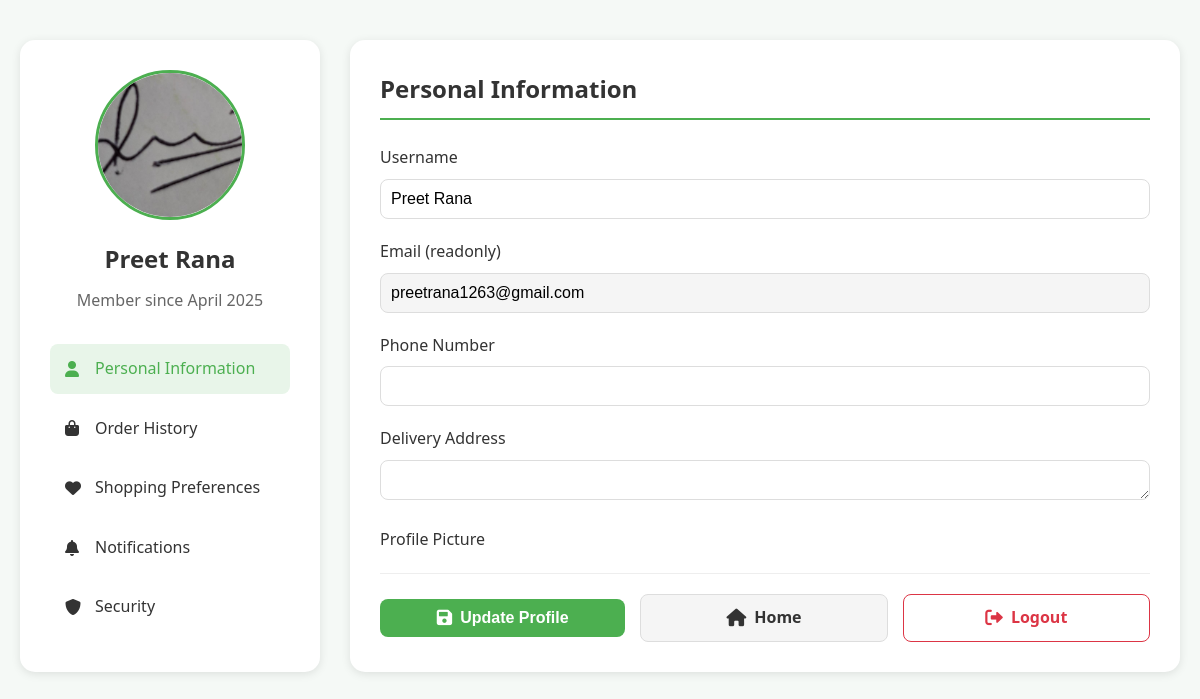
The app's page /profile.php (signed in) with its own data.
### tables this page shows
CREATE TABLE `users` (
  `id` int(11) NOT NULL,
  `username` varchar(50) NOT NULL,
  `email` varchar(100) NOT NULL,
  `password` varchar(255) NOT NULL,
  `created_at` timestamp NOT NULL DEFAULT current_timestamp(),
  `profile_image` varchar(255) DEFAULT NULL,
  `updated_at` datetime DEFAULT current_timestamp() ON UPDATE current_timestamp(),
  `phone` varchar(20) DEFAULT NULL,
  `address` text DEFAULT NULL,
  `preferences` text DEFAULT NULL
);

### profile.php (the view, shortened to what this page needs)
<?php
include 'db_connection.php';
$user_id = $_SESSION['user_id'];
try {
    $stmt = $conn->prepare("SELECT username, email, profile_image, phone, address, preferences, created_at FROM users WHERE id = ?");
    $stmt->execute([$user_id]);
    $user = $stmt->fetch(PDO::FETCH_ASSOC);
} catch (PDOException $e) {
    die("Error fetching user data: " . $e->getMessage());
}
?>
<!DOCTYPE html>
<html lang="en">
<head>
    <link rel="stylesheet" href="css/main.css">
    <link rel="stylesheet" href="css/responsive.css">
    <link rel="stylesheet" href="https://cdnjs.cloudflare.com/ajax/libs/font-awesome/6.0.0/css/all.min.css">
</head>
<body>
    <div class="profile-container">
        <div class="profile-grid">
            <div class="profile-sidebar">
                <div class="profile-picture">
                    <?php if (!empty($user['profile_image'])): ?>
                        <img src="<?php echo htmlspecialchars($user['profile_image']); ?>" alt="Profile Picture">
                    <?php else: ?>
                        <img src="images/default-avatar.png" alt="Default Profile Picture">
                    <?php endif; ?>
                </div>
                <h2><?php echo htmlspecialchars($user['username']); ?></h2>
                <p class="text-muted">Member since <?php echo date('F Y', strtotime($user['created_at'])); ?></p>
                <div class="profile-menu">
                    <div class="profile-menu-item active" data-section="personal">
                        <i class="fas fa-user"></i> Personal Information
                    </div>
                    <div class="profile-menu-item" data-section="orders">
                        <i class="fas fa-shopping-bag"></i> Order History
                    </div>
                    <div class="profile-menu-item" data-section="preferences">
                        <i class="fas fa-heart"></i> Shopping Preferences
                    </div>
                    <div class="profile-menu-item" data-section="notifications">
                        <i class="fas fa-bell"></i> Notifications
                    </div>
                    <div class="profile-menu-item" data-section="security">
                        <i class="fas fa-shield-alt"></i> Security
                    </div>
                </div>
            </div>
            <div class="profile-content">
                <div class="profile-section active" id="personal">
                    <h3 class="section-title">Personal Information</h3>
                    <form action="profile.php" method="POST" enctype="multipart/form-data">
                        <div class="form-group">
                            <label>Username</label>
                            <input type="text" name="username" value="<?php echo htmlspecialchars($user['username']); ?>" required>
                        </div>
                        <div class="form-group">
                            <label>Email (readonly)</label>
                            <input type="email" value="<?php echo htmlspecialchars($user['email']); ?>" readonly>
                        </div>
                        <div class="form-group">
                            <label>Phone Number</label>
                            <input type="tel" name="phone" value="<?php echo htmlspecialchars($user['phone'] ?? ''); ?>">
                        </div>
                        <div class="form-group">
                            <label>Delivery Address</label>
                            <textarea name="address" rows="1"><?php echo htmlspecialchars($user['address'] ?? ''); ?></textarea>
                        </div>
                        <div class="form-group">
                            <label>Profile Picture</label>
                        </div>
                        <div class="profile-actions">
                            <button type="submit" class="btn btn-primary">
                                <i class="fas fa-save"></i>
                                Update Profile
                            </button>
                            <a href="index.php" class="btn btn-secondary">
                                <i class="fas fa-home"></i>
                                Home
                            </a>
                            <a href="logout.php" class="btn btn-danger">
                                <i class="fas fa-sign-out-alt"></i>
                                Logout
                            </a>
                        </div>
                    </form>
                </div>
            </div>
        </div>
    </div>
</body>
</html>

### css/main.css (style rules this page uses)
:root { --primary-color: #4CAF50; --primary-light: #A5D6A7; --primary-dark: #388E3C; --secondary-color: #FFC107; --text-color: #333333; --text-light: #757575; --background-light: #F5F9F6; --white: #FFFFFF; --gray-light: #F1F1F1; --gray: #E0E0E0; --border-color: #E0E0E0; --shadow: 0 2px 8px rgba(0, 0, 0, 0.1); --radius: 4px; --transition: all 0.3s ease; }
* { margin: 0; padding: 0; box-sizing: border-box; }
body { font-family: 'Segoe UI', Tahoma, Geneva, Verdana, sans-serif; line-height: 1.6; color: var(--text-color); background-color: var(--background-light); }
a { text-decoration: none; color: var(--primary-color); transition: var(--transition); }
img { max-width: 100%; height: auto; display: block; }
.btn { display: inline-block; padding: 10px 20px; border: none; border-radius: var(--radius); cursor: pointer; font-weight: 600; font-size: 1rem; transition: var(--transition); text-align: center; }
.btn-primary { background-color: var(--primary-color); color: var(--white); }
.btn-secondary { background-color: var(--white); color: var(--primary-color); border: 1px solid var(--primary-color); }
.btn-secondary { background: #6c757d; color: #fff; border: none; }

### profile.php (style rules this page uses)
.profile-container { max-width: 1200px; margin: 40px auto; padding: 0 20px; }
.profile-grid { display: grid; grid-template-columns: 300px 1fr; gap: 30px; }
.profile-sidebar { background: white; border-radius: 15px; padding: 30px; box-shadow: 0 2px 10px rgba(0, 0, 0, 0.1); height: fit-content; }
.profile-picture { width: 150px; height: 150px; border-radius: 50%; margin: 0 auto 20px; position: relative; overflow: hidden; border: 3px solid #4CAF50; }
.profile-picture img { width: 100%; height: 100%; object-fit: cover; }
.profile-sidebar h2 { text-align: center; margin: 0 0 10px; color: #333; }
.text-muted { color: #666; text-align: center; display: block; margin-bottom: 20px; }
.profile-menu { margin-top: 30px; }
.profile-menu-item { display: flex; align-items: center; padding: 12px 15px; margin-bottom: 10px; border-radius: 8px; cursor: pointer; transition: all 0.3s; color: #333; text-decoration: none; }
.profile-menu-item:hover, .profile-menu-item.active { background: #E8F5E9; color: #4CAF50; }
.profile-menu-item i { margin-right: 10px; width: 20px; }
.profile-content { background: white; border-radius: 15px; padding: 30px; box-shadow: 0 2px 10px rgba(0, 0, 0, 0.1); }
.profile-section { display: none; }
.profile-section.active { display: block; }
.section-title { font-size: 1.5rem; margin-bottom: 25px; color: #333; border-bottom: 2px solid #4CAF50; padding-bottom: 10px; }
.form-group { margin-bottom: 20px; }
.form-group label { display: block; margin-bottom: 8px; color: #555; font-weight: 500; }
.form-group input, .form-group textarea { width: 100%; padding: 12px; border: 1px solid #ddd; border-radius: 8px; transition: all 0.3s; font-size: 14px; }
.form-group input[readonly] { background-color: #f5f5f5; cursor: not-allowed; }
.profile-actions { display: flex; align-items: center; gap: 15px; margin-top: 20px; padding-top: 20px; border-top: 1px solid #eee; }
.profile-actions .btn { flex: 1; padding: 10px 20px; border-radius: 8px; font-size: 1rem; cursor: pointer; text-align: center; text-decoration: none; transition: all 0.3s ease; display: inline-flex; align-items: center; justify-content: center; gap: 8px; }
.btn-primary { background-color: #4CAF50; color: white; border: none; }
.btn-secondary { background-color: #f5f5f5; color: #333; border: 1px solid #ddd; }
.btn-danger { background-color: #fff; color: #dc3545; border: 1px solid #dc3545; }
.btn i { font-size: 1.1rem; }
.form-group label { display: block; margin-bottom: 8px; color: #333; font-weight: 500; }
.form-group input, .form-group textarea { width: 100%; padding: 10px; border: 1px solid #ddd; border-radius: 8px; font-size: 1rem; }

### records on screen
users: profile_image (picture), username "Preet Rana", created_at "April 2025", email "preetrana1263@gmail.com"
